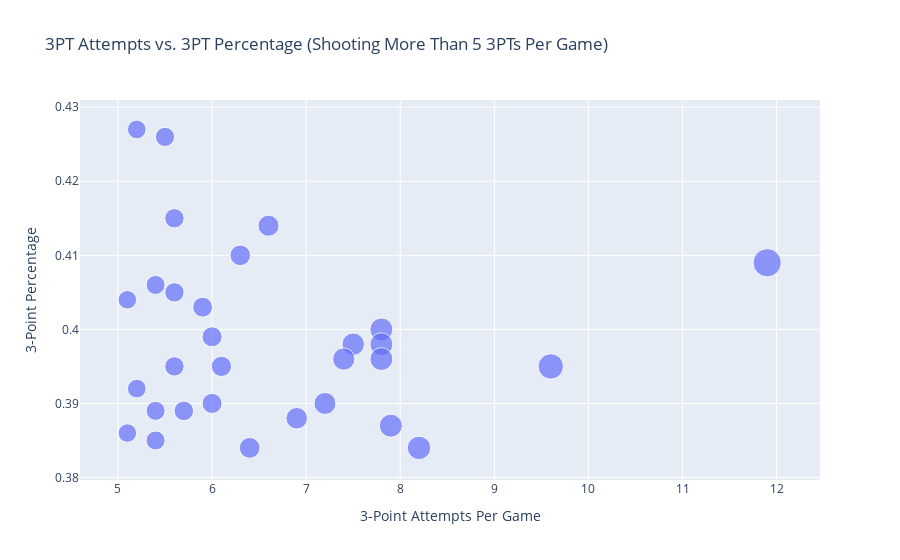

The code cell stored with this chart in its notebook:
### Markdown cell above
Above shows the top rebounders in the league, but with the amount of rebounds on either the offensive or defensive side. Rudy Gobert is the top rebounder, but is about 3:1 ratio of defensive to offensive rebounds, which means most of his rebounds come from the defensive side of the floor. The top offensive rebounder is Steven Adams with about 4.5 rebounds, but is ranked number 14 in total rebounds.

### Code cell
# Scatter plot of 3PT Attempts vs. 3PT Percentage of Top 30 3PT Shooters
fig6 = px.scatter(top30_3pt, x='3PA', y='3P%', 
                 title='3PT Attempts vs. 3PT Percentage (Shooting More Than 5 3PTs Per Game)',
                 labels={'3PA': '3-Point Attempts Per Game', '3P%': '3-Point Percentage'},
                 size='3PA', hover_name='Player')

fig6.show()

### Figure 1 — Plotly figure (JSON) as saved in the notebook; plotly's stock layout.template omitted (floating-point values rounded to 4 significant figures)
{"data": [{"hovertemplate": "<b>%{hovertext}</b><br><br>3-Point Attempts Per Game=%{marker.size}<br>3-Point Percentage=%{y}<extra></extra>", "hovertext": ["Kevin Durant", "Norman Powell", "Grayson Allen", "Desmond Bane", "Jamal Murray", "Stephen Curry", "Wayne Ellington", "Mike Conley", "Jrue Holiday", "Tyrese Haliburton", "Lonzo Ball", "Cameron Johnson", "Anfernee Simons", "CJ McCollum", "Bogdan Bogdanović", "Kyrie Irving", "Klay Thompson", "Karl-Anthony Towns", "Bojan Bogdanović", "Carmelo Anthony", "Darius Garland", "D'Angelo Russell", "Malcolm Brogdon", "Trey Murphy III", "Lauri Markkanen", "Paul George", "Corey Kispert", "Mikal Bridges", "Buddy Hield", "Keegan Murray"], "legendgroup": "", "marker": {"color": "#636efa", "size": [5.2, 5.5, 5.6, 6.6, 6.3, 11.9, 5.4, 5.6, 5.1, 5.9, 7.8, 6, 7.5, 7.8, 7.4, 7.8, 9.6, 5.6, 6.1, 5.2, 6, 7.2, 5.4, 5.7, 6.9, 7.9, 5.1, 5.4, 8.2, 6.4], "sizemode": "area", "sizeref": 0.02975, "symbol": "circle"}, "mode": "markers", "name": "", "orientation": "v", "showlegend": false, "type": "scatter", "x": [5.2, 5.5, 5.6, 6.6, 6.3, 11.9, 5.4, 5.6, 5.1, 5.9, 7.8, 6, 7.5, 7.8, 7.4, 7.8, 9.6, 5.6, 6.1, 5.2, 6, 7.2, 5.4, 5.7, 6.9, 7.9, 5.1, 5.4, 8.2, 6.4], "xaxis": "x", "y": [0.427, 0.426, 0.415, 0.414, 0.41, 0.409, 0.406, 0.405, 0.404, 0.403, 0.4, 0.399, 0.398, 0.398, 0.396, 0.396, 0.395, 0.395, 0.395, 0.392, 0.39, 0.39, 0.389, 0.389, 0.388, 0.387, 0.386, 0.385, 0.384, 0.384], "yaxis": "y"}], "layout": {"legend": {"itemsizing": "constant", "tracegroupgap": 0}, "title": {"text": "3PT Attempts vs. 3PT Percentage (Shooting More Than 5 3PTs Per Game)"}, "xaxis": {"anchor": "y", "domain": [0, 1], "title": {"text": "3-Point Attempts Per Game"}}, "yaxis": {"anchor": "x", "domain": [0, 1], "title": {"text": "3-Point Percentage"}}}}
